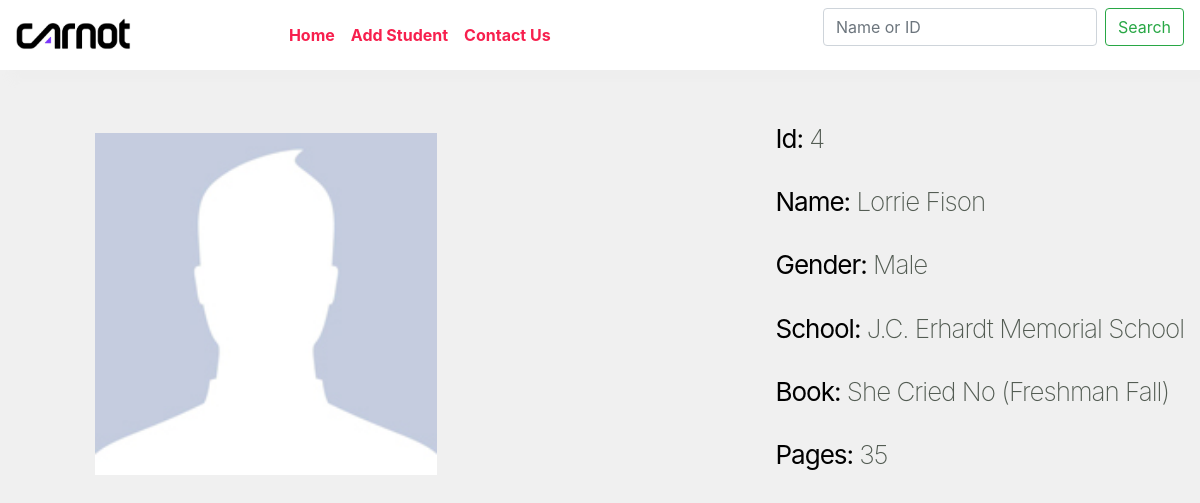
/student/4, run on the app's committed database.
### home/models.py (models this page shows)
class Student(models.Model):
    GENDER_CHOICES = (
        ('Male', 'Male'),
        ('Female', 'Female'),
        ('Unknown', 'Other'),
    )
    id = models.AutoField
    first_name = models.CharField(max_length=120)
    last_name = models.CharField(max_length=120)
    email = models.EmailField()
    gender = models.CharField(max_length=10, choices=GENDER_CHOICES)
    school_name = models.CharField(max_length=120)
    book = models.CharField(max_length=200)
    book_pages = models.CharField(max_length=10)

### home/views.py (the view)
# urls.py: path('student/<int:stu_id>', views.student_info, name='student_info'),
def student_info(request, stu_id):
    student_details = Student.objects.filter(id=stu_id)
    return render(request, "search.html", {'students': student_details})

### templates/search.html (shortened to what this page needs)
{% extends 'basic.html' %}
{% load static %}
{% static 'images' as baseUrl %}
{% block body %}
<br><br>
{% for student in students %}
<main class="container">
  <div class="left-column">
    <img data-image="black" src="{% static 'student.jpeg' %}" alt="">
  </div>
  <div class="right-column">
    <div class="student-details">
        <h1><b>Id:</b> {{student.id}}</h1><br>
        <h1><b>Name:</b> {{student.first_name}} {{student.last_name}}</h1><br>
        <h1><b>Gender:</b> {{student.gender}}</h1><br>
        <h1><b>School:</b> {{student.school_name}}</h1><br>
        <h1><b>Book:</b> {{student.book}}</h1><br>
        <h1><b>Pages:</b> {{student.book_pages}}</h1><br>
      <br>
    </div>
  </div>
</main><br>
{% endfor %}
{% endblock %}

### data on the page
Student: id "4", first_name "Lorrie", last_name "Fison", gender "Male", school_name "J.C. Erhardt Memorial School", book "She Cried No (Freshman Fall)", book_pages "35"
